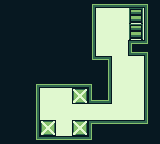

A level layout from a 2D game, rendered from its tile map. Below: a short description, then the map file with its tile-grid data intact:
An orthogonal 20x18 tile map with 8x8 px tiles, 2 tile layers (bg, walls), 4 tilesets.

<map version="1.9" tiledversion="1.9.2" orientation="orthogonal" renderorder="right-down" width="20" height="18" tilewidth="8" tileheight="8" infinite="0" nextlayerid="3" nextobjectid="1">
 <tileset firstgid="1" name="background_tiles" tilewidth="8" tileheight="8" tilecount="12" columns="3">
  <image source="../piskel/background_tiles.png" width="24" height="32" />
 </tileset>
 <tileset firstgid="13" name="Floor_small" tilewidth="8" tileheight="8" tilecount="6" columns="3">
  <image source="Floor_small.png" width="24" height="16" />
 </tileset>
 <tileset firstgid="19" name="finish_point" tilewidth="16" tileheight="16" tilecount="4" columns="2">
  <image source="finish_point.png" width="32" height="32" />
 </tileset>
 <tileset firstgid="23" name="Rack 16bit.png" tilewidth="16" tileheight="16" tilecount="36" columns="6">
  <image source="Rack 16bit.png.png" width="104" height="104" />
 </tileset>
 <layer id="1" name="bg" width="20" height="18">
  <data encoding="csv">
16,16,16,16,16,16,16,16,16,16,16,16,16,16,16,16,16,16,16,16,
16,16,16,16,16,16,16,16,16,16,16,16,16,16,16,16,16,16,16,16,
16,16,16,16,16,16,16,16,16,16,16,16,16,16,16,16,16,16,16,16,
16,16,16,16,16,16,16,16,16,16,16,16,16,16,16,16,16,16,16,16,
16,16,16,16,16,16,16,16,16,16,16,16,16,16,16,16,16,16,16,16,
16,16,16,16,16,16,16,16,16,16,16,16,16,16,16,16,16,16,16,16,
16,16,16,16,16,16,16,16,16,16,16,16,16,16,16,16,16,16,16,16,
16,16,16,16,16,16,16,16,16,16,16,16,16,16,16,16,16,16,16,16,
16,16,16,16,16,16,16,16,16,16,16,16,16,16,16,16,16,16,16,16,
16,16,16,16,16,16,16,16,16,16,16,16,16,16,16,16,16,16,16,16,
16,16,16,16,16,16,16,16,16,16,16,16,16,16,16,16,16,16,16,16,
16,16,16,16,16,16,16,16,16,16,16,16,16,16,16,16,16,16,16,16,
16,16,16,16,16,16,16,16,16,16,16,16,16,16,16,16,16,16,16,16,
16,16,16,16,16,16,16,16,16,16,16,16,16,16,16,16,16,16,16,16,
16,16,16,16,16,16,16,16,16,16,16,16,16,16,16,16,16,16,16,16,
16,16,16,16,16,16,16,16,16,16,16,16,16,16,16,16,16,16,16,16,
16,16,16,16,16,16,16,16,16,16,16,16,16,16,16,16,16,16,16,16,
0,0,0,0,0,0,0,0,0,0,0,0,0,0,0,0,0,0,0,0
</data>
 </layer>
 <layer id="2" name="walls" width="20" height="18">
  <data encoding="csv">
1,1,1,1,1,1,1,1,1,1,1,10,2684354564,2684354564,2684354564,2684354564,2684354564,2684354564,2684354570,1,
1,1,1,1,1,1,1,1,1,1,1,4,0,0,0,0,0,0,3221225476,1,
1,1,1,1,1,1,1,1,1,1,1,4,0,0,0,0,23,0,3221225476,1,
1,1,1,1,1,1,1,1,1,1,1,4,0,0,0,0,0,0,3221225476,1,
1,1,1,1,1,1,1,1,1,1,1,4,0,0,0,0,23,0,3221225476,1,
1,1,1,1,1,1,1,1,1,1,1,4,0,0,0,0,7,1610612740,3221225482,1,
1,1,1,1,1,1,1,1,1,1,1,4,0,0,0,0,1610612743,2684354564,2684354570,1,
1,1,1,1,1,1,1,1,1,1,1,1610612746,1610612740,2684354567,0,0,0,0,3221225476,1,
1,1,1,1,1,1,1,1,1,1,1,1,1,4,0,0,0,0,3221225476,1,
1,1,1,1,1,1,1,1,1,1,1,1,1,4,0,0,0,0,3221225476,1,
1,1,1,1,10,2684354564,2684354564,2684354564,2684354564,2684354564,2684354564,2684354570,1,4,0,0,0,0,3221225476,1,
1,1,1,1,4,0,0,0,0,0,0,3221225476,1,4,0,0,0,0,3221225476,1,
1,1,1,1,4,0,0,0,0,22,0,1610612743,2684354564,3221225479,0,0,0,0,3221225476,1,
1,1,1,1,4,0,0,0,0,0,0,0,0,0,0,0,0,0,3221225476,1,
1,1,1,1,4,0,0,0,0,0,0,0,0,0,0,0,0,0,3221225476,1,
1,1,1,1,4,0,0,0,0,0,0,7,1610612740,1610612740,1610612740,1610612740,1610612740,1610612740,3221225482,1,
1,1,1,1,4,22,0,0,0,22,0,3221225476,1,1,1,1,1,1,1,1,
1,1,1,1,1610612746,1610612740,1610612740,1610612740,1610612740,1610612740,1610612740,3221225482,1,1,1,1,1,1,1,1
</data>
 </layer>
</map>